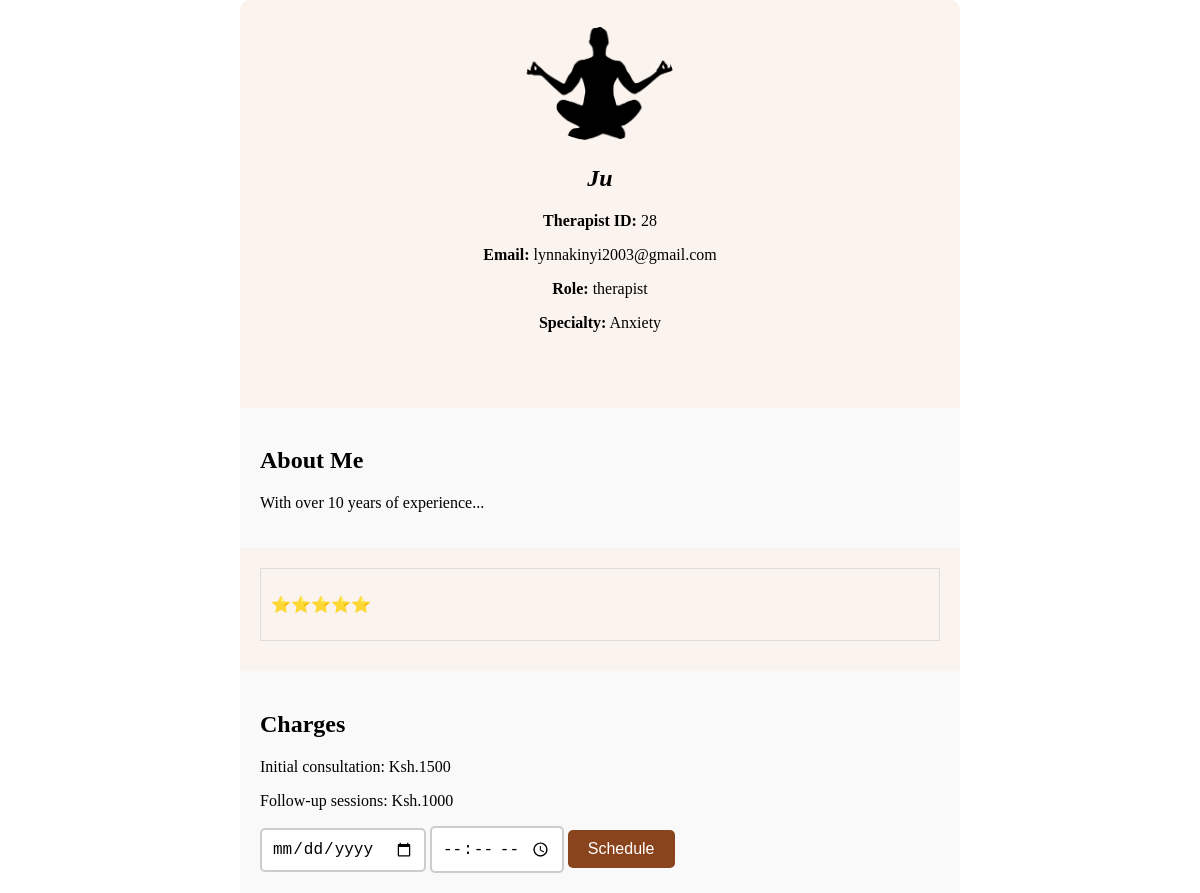
Page /community/book.html/28/ on the committed database.
### myapp/models.py (models this page shows)
class Profile(models.Model):
    ROLE_CHOICES = [
        ('therapist', 'Therapist'),
        ('member', 'Member'),
    ]
    user = models.OneToOneField(User, on_delete=models.CASCADE)
    name = models.CharField(max_length=200, null=True)
    email = models.EmailField(null=True, blank=True)
    image = models.ImageField(upload_to='profile_images/', blank=True)
    role = models.CharField(max_length=10, choices=ROLE_CHOICES, default='member')
    specialty = models.CharField(max_length=200, null=True, blank=True)

### myapp/views.py (the view)
# urls.py: path('community/book.html/<int:therapist_id>/', views.book, name='book'),path('community/book.html', views.book, name='book'),
def book(request, therapist_id):
    therapist = get_object_or_404(Profile, id=therapist_id, role='therapist')
    appointments = Appointment.objects.filter(therapist=therapist)
    return render(request, 'book.html', {'therapist': therapist, 'appointments': appointments})

### templates/book.html (shortened to what this page needs)
<!DOCTYPE html>
<html lang="en">
<head>
</head>
<body>
    <div class="book">
        <header>
            <img src="{{ therapist.image.url }}" alt="{{ therapist.name }}" onclick="book('{{ therapist.image.url }}', '{{ therapist.name }}', '{{ therapist.role }}', '{{ therapist.id }}')">
            <h2> <i>{{ therapist.name }}</i></h2>
            <p><b>Therapist ID:</b> {{ therapist.id }}</p>
            <p><b>Email:</b> {{ therapist.email }}</p>
            <p><b>Role:</b> {{ therapist.role }}</p>
            <p><b>Specialty:</b> {{ therapist.specialty }}</p>
        </header>
        <section class="about">
            <h2>About Me</h2>
            <p>With over 10 years of experience...</p>
        </section>
        <section class="ratings">
            <div class="review">
                <p>⭐️⭐️⭐️⭐️⭐️</p>
            </div>
        </section>
        <section class="charges">
            <h2>Charges</h2>
            <p>Initial consultation: Ksh.1500</p>
            <p>Follow-up sessions: Ksh.1000</p>
            <form action="{% url 'schedule_appointment' therapist.id %}" method="post">
                <input type="date" name="date" class="styled-input">
                <input type="time" name="time" class="styled-input">
                <button type="submit" class="styled-button">Schedule</button>
            </form>
        </section>
    </div>
</body>
</html>

### templates/book.html (style rules this page uses)
body { display: flex; justify-content: center; align-items: center; height: 100vh; margin: 0; padding: 0; }
header { text-align: center; padding: 20px; margin-top: 100px; }
.book { width: 60vw; height: 100vh; display: flex; margin: 20vw; border-radius: 10px; flex-direction: column; justify-content: center; background-color: rgba(232, 194, 168, 0.2); }
header img { border-radius: 50%; max-width: 150px; }
.about { padding: 20px; background-color: #f9f9f9; }
.ratings { margin: 20px; }
.review { border: 1px solid #ddd; padding: 10px; margin-bottom: 10px; }
.charges { padding: 20px; background-color: #f9f9f9; }
.styled-input { padding: 10px; border: 2px solid #ccc; border-radius: 5px; font-size: 16px; }
.styled-button { background-color: #8A441D; color: #fff; padding: 10px 20px; border: none; border-radius: 5px; cursor: pointer; font-size: 16px; }

### rows in the picture
Profile: image (picture), name "Ju", id "28", email "lynnakinyi2003@gmail.com", role "therapist", specialty "Anxiety"
